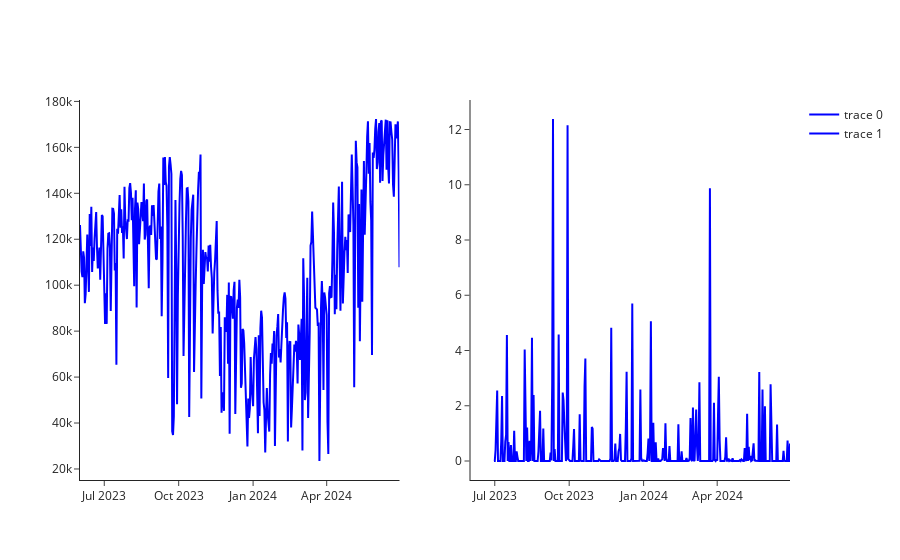

Notebook cell for this chart:
### Code cell
fig_rides_by_day = make_subplots(rows=1, cols = 2)

# FIG 1: Rides 
fig_rides_by_day.add_trace(
    go.Scatter(
        x=df_rides_by_day['dt'],
        y=df_rides_by_day['n_rides'],
        marker={"color":"blue"},
        mode="lines"
        # width=1,
    ),
    row=1, col=1
)


fig_rides_by_day.add_trace(
    go.Scatter(
        x=df_rides_by_day['dt'],
        y=df_rides_by_day['precip_amount'],
        marker={"color":"blue"},
        mode="lines"
        # width=1,
    ),
    row=1, col=2
)

fig_rides_by_day.update_layout(
    template="simple_white"
)

fig_rides_by_day.show()

### Figure 1 — Plotly figure (JSON) as saved in the notebook; plotly's stock layout.template omitted (floating-point values rounded to 4 significant figures; data arrays with more than 128 entries replaced by an {"elided": "..."} marker saying what was removed)
{"data": [{"marker": {"color": "blue"}, "mode": "lines", "type": "scatter", "x": {"elided": "396 str values"}, "xaxis": "x", "y": {"elided": "396 int values"}, "yaxis": "y"}, {"marker": {"color": "blue"}, "mode": "lines", "type": "scatter", "x": {"elided": "396 str values"}, "xaxis": "x2", "y": {"elided": "396 float values"}, "yaxis": "y2"}], "layout": {"autosize": true, "xaxis": {"anchor": "y", "autorange": true, "domain": [0, 0.45], "range": ["2023-06-01", "2024-06-30"], "type": "date"}, "xaxis2": {"anchor": "y2", "autorange": true, "domain": [0.55, 1], "range": ["2023-06-01", "2024-06-30"], "type": "date"}, "yaxis": {"anchor": "x", "autorange": true, "domain": [0, 1], "range": [15200.0, 180600.0], "type": "linear"}, "yaxis2": {"anchor": "x2", "autorange": true, "domain": [0, 1], "range": [-0.6878, 13.07], "type": "linear"}}}
